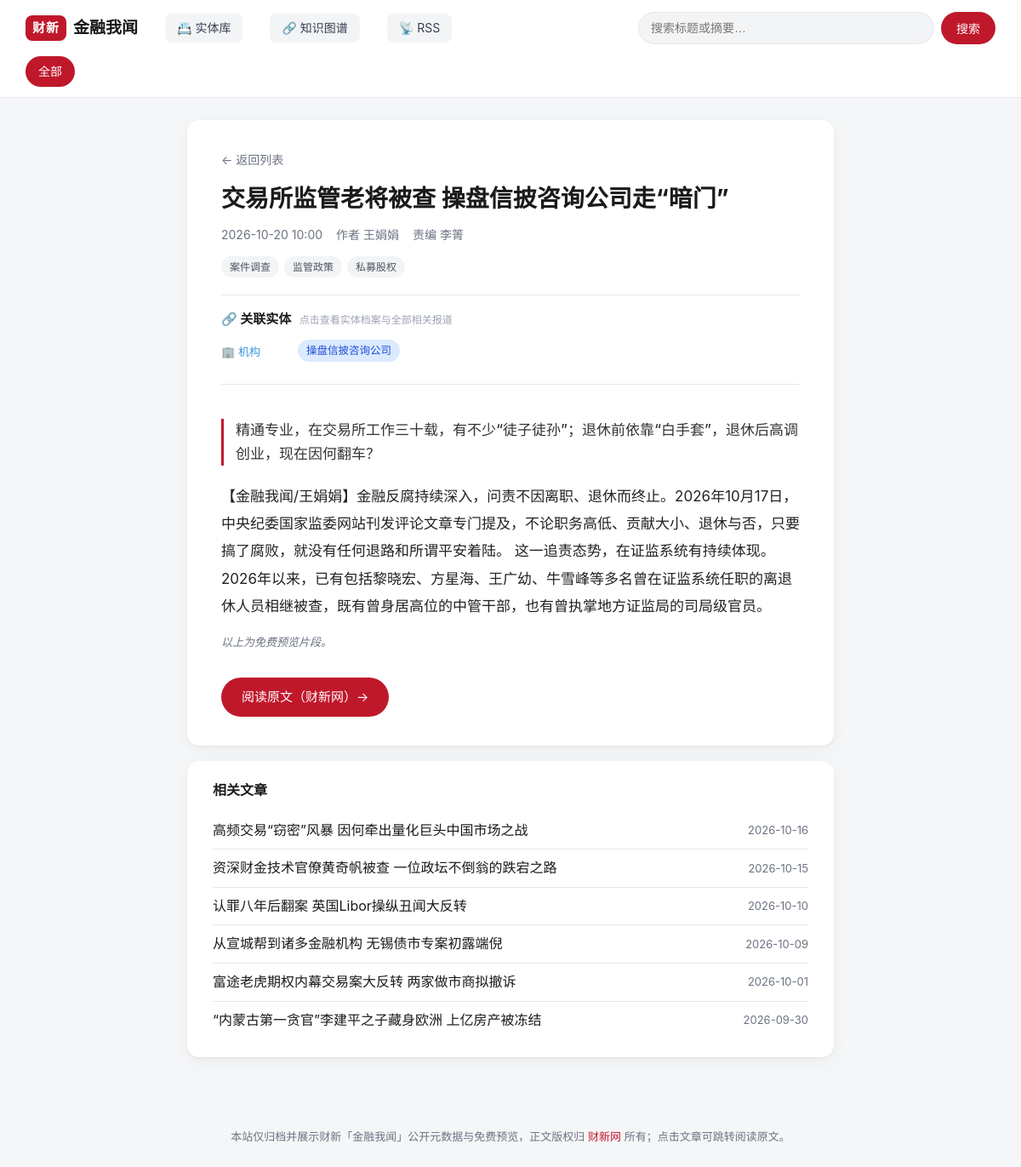
/a/102495078, run on the app's committed database.
### tables this page shows
CREATE TABLE articles(
          article_id TEXT NOT NULL, title TEXT NOT NULL, published_at TEXT NOT NULL,
          url TEXT PRIMARY KEY, discovered_at TEXT NOT NULL, checked_at TEXT NOT NULL
        , source TEXT NOT NULL DEFAULT '', summary TEXT NOT NULL DEFAULT '', body_text TEXT NOT NULL DEFAULT '', updated_at TEXT NOT NULL DEFAULT '', author TEXT NOT NULL DEFAULT '', editor TEXT NOT NULL DEFAULT '', image TEXT NOT NULL DEFAULT '');

CREATE TABLE tags(
      id INTEGER PRIMARY KEY AUTOINCREMENT, name TEXT UNIQUE NOT NULL
    );

CREATE TABLE entities(
        id INTEGER PRIMARY KEY AUTOINCREMENT,
        name TEXT NOT NULL,
        type TEXT NOT NULL CHECK(type IN ('person', 'org', 'event')),
        first_seen TEXT,
        last_seen TEXT,
        UNIQUE(name, type)
    );

### app.py (the view)
@app.route("/a/<article_id>")
def article(article_id: str):
    db = get_db()
    row = db.execute(
        "SELECT * FROM articles WHERE article_id=? AND source=? LIMIT 1",
        (article_id, SOURCE),
    ).fetchone()
    if row is None:
        abort(404)
    data = dict(row)
    data["tags"] = article_tags(db, row["url"])
    data["date"] = (row["published_at"] or "")[:10]
    entities = {
        "person": [],
        "org": [],
        "event": [],
    }
    try:
        for r in db.execute(
            """SELECT e.id, e.name, e.type FROM entities e
               JOIN article_entities ae ON ae.entity_id = e.id
               WHERE ae.article_url = ?
               ORDER BY e.type, e.name""",
            (row["url"],),
        ):
            entities[r["type"]].append({"id": r["id"], "name": r["name"]})
    except Exception:
        pass  # tables may not exist yet
    data["entities"] = entities
    related = []
    try:
        related = db.execute(
            """SELECT a.article_id, a.title, a.published_at,
                      count(*) AS shared,
                      group_concat(DISTINCT e.name) AS via
               FROM article_entities ae1
               JOIN article_entities ae2
                    ON ae2.entity_id = ae1.entity_id
                   AND ae2.article_url <> ae1.article_url
               JOIN entities e ON e.id = ae1.entity_id
               JOIN articles a ON a.url = ae2.article_url AND a.source = ?
               WHERE ae1.article_url = ?
               GROUP BY a.url
               ORDER BY shared DESC, a.published_at DESC LIMIT 8""",
            (SOURCE, row["url"]),
        ).fetchall()
    except Exception:
        related = []
    if not related and data["tags"]:
        related = db.execute(
            """SELECT DISTINCT a.article_id, a.title, a.published_at,
                      0 AS shared, NULL AS via
               FROM articles a JOIN article_tags at ON at.article_url = a.url
               JOIN tags t ON t.id = at.tag_id
               WHERE t.name = ? AND a.source = ? AND a.article_id <> ?
               ORDER BY a.published_at DESC LIMIT 6""",
            (data["tags"][0], SOURCE, article_id),
        ).fetchall()
    return render_template("article.html", a=data, related=related)

### app.py (called while the page is built)
def get_db() -> sqlite3.Connection:
    if "db" not in g:
        conn = sqlite3.connect(
            f"file:{DB_PATH.as_posix()}?mode=ro&immutable=1", uri=True
        )
        conn.row_factory = sqlite3.Row
        g.db = conn
    return g.db

def article_tags(db: sqlite3.Connection, url: str) -> list[str]:
    return [
        r["name"]
        for r in db.execute(
            "SELECT t.name FROM tags t JOIN article_tags at ON at.tag_id=t.id "
            "WHERE at.article_url=? ORDER BY t.name",
            (url,),
        )
    ]

@app.template_filter("nl2p")
def nl2p(text: str) -> str:
    parts = [p.strip() for p in (text or "").split("\n") if p.strip()]
    return "".join(f"<p>{p}</p>" for p in parts)

### templates/article.html (shortened to what this page needs)
{% extends "base.html" %}
{% block content %}
<article class="detail">
  <a class="back" href="{{ url_for('index') }}">← 返回列表</a>
  <h1 class="detail-title">{{ a.title }}</h1>
  <div class="meta">
    <time>{{ a.published_at[:16].replace('T', ' ') }}</time>
    {% if a.author %}<span>作者 {{ a.author }}</span>{% endif %}
    {% if a.editor %}<span>责编 {{ a.editor }}</span>{% endif %}
  </div>
  {% if a.tags %}
  <div class="tags detail-tags">
    {% for t in a.tags %}
    <a class="tag" href="{{ url_for('index', tag=t) }}">{{ t }}</a>
    {% endfor %}
  </div>
  {% endif %}
  {% if a.entities and (a.entities.person or a.entities.org or a.entities.event) %}
  <div class="entity-panel">
    <h3 class="entity-title">🔗 关联实体 <small>点击查看实体档案与全部相关报道</small></h3>
    {% if a.entities.org %}
    <div class="entity-row">
      <span class="entity-label org">🏢 机构</span>
      <div class="entity-chips">
        {% for e in a.entities.org %}
        <a class="entity-chip org" href="{{ url_for('entity_detail', entity_id=e.id) }}">{{ e.name }}</a>
        {% endfor %}
      </div>
    </div>
    {% endif %}
  </div>
  {% endif %}
  {% if a.summary %}<p class="lead">{{ a.summary }}</p>{% endif %}
  {% if a.body_text %}
  <div class="prose">{{ a.body_text | nl2p | safe }}</div>
  <p class="preview-note">以上为免费预览片段。</p>
  {% else %}
  <p class="preview-note">本地暂未抓取预览内容。</p>
  {% endif %}
  <a class="readmore" href="{{ a.url }}" target="_blank" rel="noopener">
    阅读原文（财新网）→
  </a>
</article>
{% if related %}
<aside class="related">
  <h3>相关文章</h3>
  <ul>
    {% for r in related %}
    <li>
      <a href="{{ url_for('article', article_id=r['article_id']) }}">{{ r['title'] }}</a>
      <span class="related-meta">
        <time>{{ r['published_at'][:10] }}</time>
      </span>
    </li>
    {% endfor %}
  </ul>
</aside>
{% endif %}
{% endblock %}

### static/style.css (style rules this page uses)
:root { --bg: #f5f6f8; --card: #ffffff; --ink: #1a1a1a; --muted: #6b7280; --line: #e6e8eb; --brand: #c0182b; --brand-ink: #a01324; --accent: #f3f4f6; --radius: 14px; --shadow: 0 1px 3px rgba(0,0,0,.06), 0 6px 20px rgba(0,0,0,.04); }
* { box-sizing: border-box; }
html { -webkit-text-size-adjust: 100%; }
body { margin: 0; font-family: -apple-system, BlinkMacSystemFont, "Segoe UI", "PingFang SC", "Microsoft YaHei", "Hiragino Sans GB", sans-serif; color: var(--ink); background: var(--bg); line-height: 1.6; }
a { color: inherit; text-decoration: none; }
.tags { display: flex; flex-wrap: wrap; gap: 6px; padding: 10px 16px 16px; }
.tag { font-size: 12px; color: #4b5563; background: var(--accent); padding: 3px 10px; border-radius: 999px; }
.detail { background: #fff; border-radius: var(--radius); box-shadow: var(--shadow); max-width: 760px; margin: 26px auto 18px; padding: 34px 40px; }
.back { color: var(--muted); font-size: 14px; }
.detail-title { margin: 14px 0 12px; font-size: 28px; line-height: 1.35; }
.meta { display: flex; flex-wrap: wrap; gap: 16px; color: var(--muted); font-size: 14px; }
.detail-tags { padding: 14px 0 0; }
.lead { font-size: 17px; color: #333; font-weight: 500; border-left: 3px solid var(--brand); padding-left: 14px; margin: 20px 0; }
.prose { font-size: 17px; line-height: 1.9; color: #222; }
.prose p { margin: 0 0 16px; }
.preview-note { color: var(--muted); font-size: 13px; font-style: italic; }
.readmore { display: inline-block; margin-top: 18px; padding: 11px 24px; background: var(--brand); color: #fff; border-radius: 999px; font-size: 15px; }
.entity-panel { margin: 20px 0; padding: 16px 0; border-top: 1px solid var(--line); border-bottom: 1px solid var(--line); }
.entity-title { margin: 0 0 12px; font-size: 15px; color: var(--ink); }
.entity-row { display: flex; align-items: flex-start; gap: 10px; margin-bottom: 10px; }
.entity-label { flex: 0 0 80px; font-size: 13px; color: var(--muted); padding-top: 4px; }
.entity-label.org { color: #3498db; }
.entity-chips { display: flex; flex-wrap: wrap; gap: 6px; }
.entity-chip { padding: 3px 10px; border-radius: 999px; font-size: 12.5px; font-weight: 500; text-decoration: none; transition: filter .15s; }
.entity-title small { color: #9ca3af; font-weight: 400; font-size: 12px; margin-left: 6px; }
.entity-chip.org { background: #dbeafe; color: #1d4ed8; }
.related { max-width: 760px; margin: 0 auto 40px; background: #fff; border-radius: var(--radius); box-shadow: var(--shadow); padding: 22px 30px; }
.related h3 { margin: 0 0 12px; font-size: 16px; }
.related ul { list-style: none; margin: 0; padding: 0; }
.related li { display: flex; justify-content: space-between; gap: 16px; padding: 9px 0; border-bottom: 1px solid var(--line); }
.related li:last-child { border-bottom: 0; }
.related a { flex: 1; }
.related time { color: var(--muted); font-size: 13px; flex: 0 0 auto; }

### templates/article.html (style rules this page uses)
.related-meta { display: flex; gap: 10px; align-items: center; flex-shrink: 0; }

### data on the page
articles: title "交易所监管老将被查 操盘信披咨询公司走“暗门”", published_at "2026-10-20 10:00", author "王娟娟", editor "李箐", summary "精通专业，在交易所工作三十载，有不少“徒子徒孙”；退休前依靠“白手套”，退休后高调创业，现在因何翻车？", body_text|nl2p "【金融我闻/王娟娟】金融反腐持续深入，问责不因离职、退休而终止。2026年10月17日，中央纪委国家监委网站刊发评论文章专门提及，不论职务高低、贡献大小、退休与否，只要搞了腐败，就没有任何退路和所谓平安着陆。 这一追责态势，在证监系统有持续体现。2026年以来，已有包括黎晓宏、方星海、王广幼、牛雪峰等多名曾在证监系统任职的离退休人员相继被查，既有曾身居高位的中管干部，也有曾执掌地方证监局的司局级官员。"
tags: name "案件调查"
tags: name "监管政策"
tags: name "私募股权"
entities: name "操盘信披咨询公司"

### other printed values
{{ r['title'] }} "高频交易“窃密”风暴 因何牵出量化巨头中国市场之战" "资深财金技术官僚黄奇帆被查 一位政坛不倒翁的跌宕之路" "认罪八年后翻案 英国Libor操纵丑闻大反转" "从宣城帮到诸多金融机构 无锡债市专案初露端倪" "富途老虎期权内幕交易案大反转 两家做市商拟撤诉" "“内蒙古第一贪官”李建平之子藏身欧洲 上亿房产被冻结"
{{ r['published_at'][:10] }} "2026-10-16" "2026-10-15" "2026-10-10" "2026-10-09" "2026-10-01" "2026-09-30"
